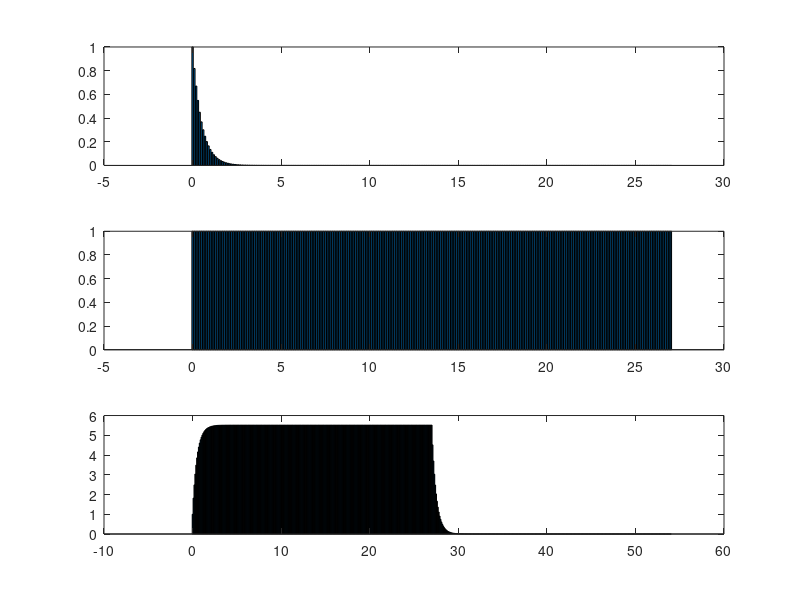

This figure's MATLAB source:
n=27
%n=20
%del=0.25
del=0.1
t=[0:del:n]
u=[ones(1,length(t))]
x=exp(-2*t)
y=conv(u,x)
ny=[0:del:2*n]
subplot(3,1,1)
bar(t,x)
subplot(3,1,2)
bar(t,u)
subplot(3,1,3)
bar(ny,y)
